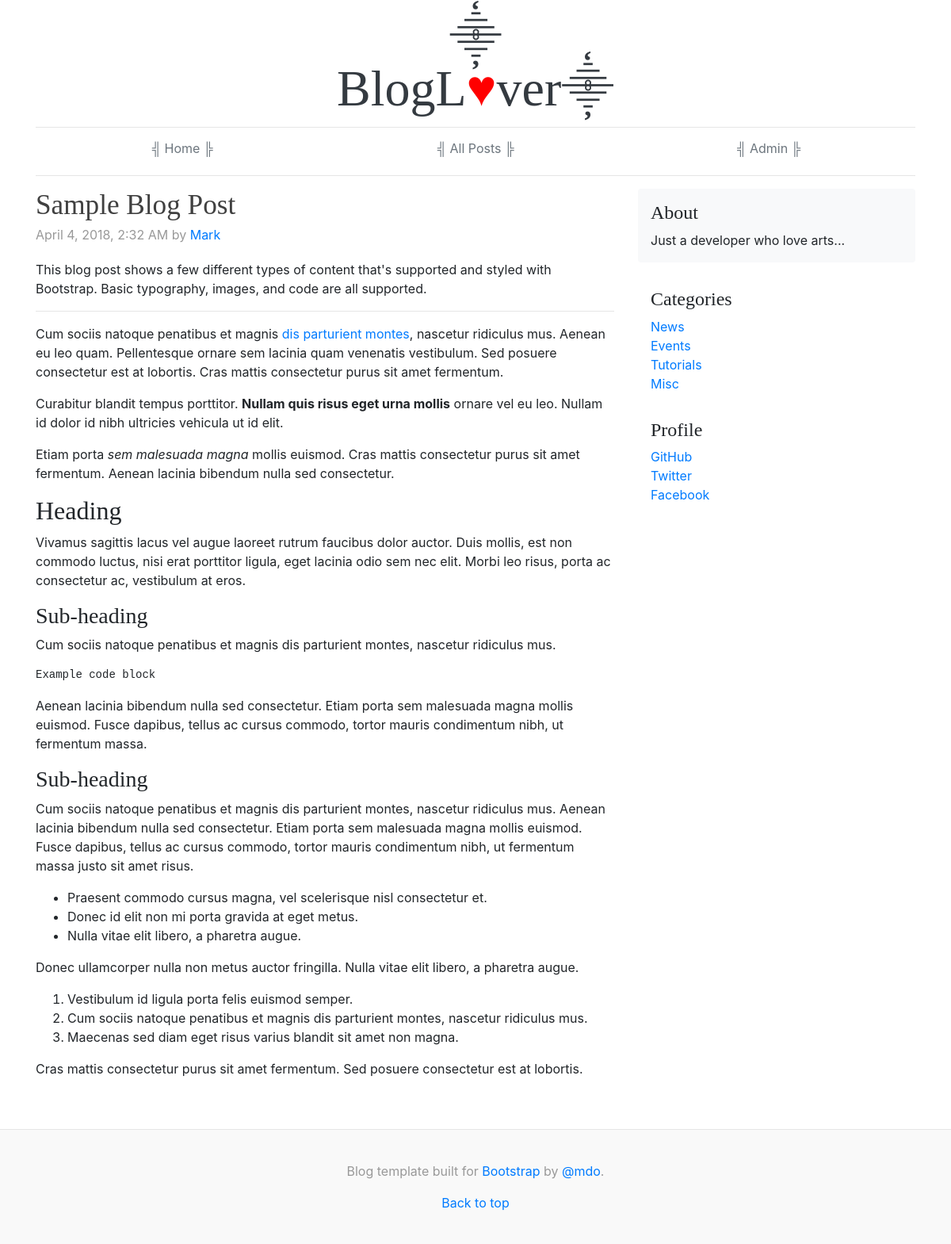
Page /post.php?id=1 on the earlier database version.
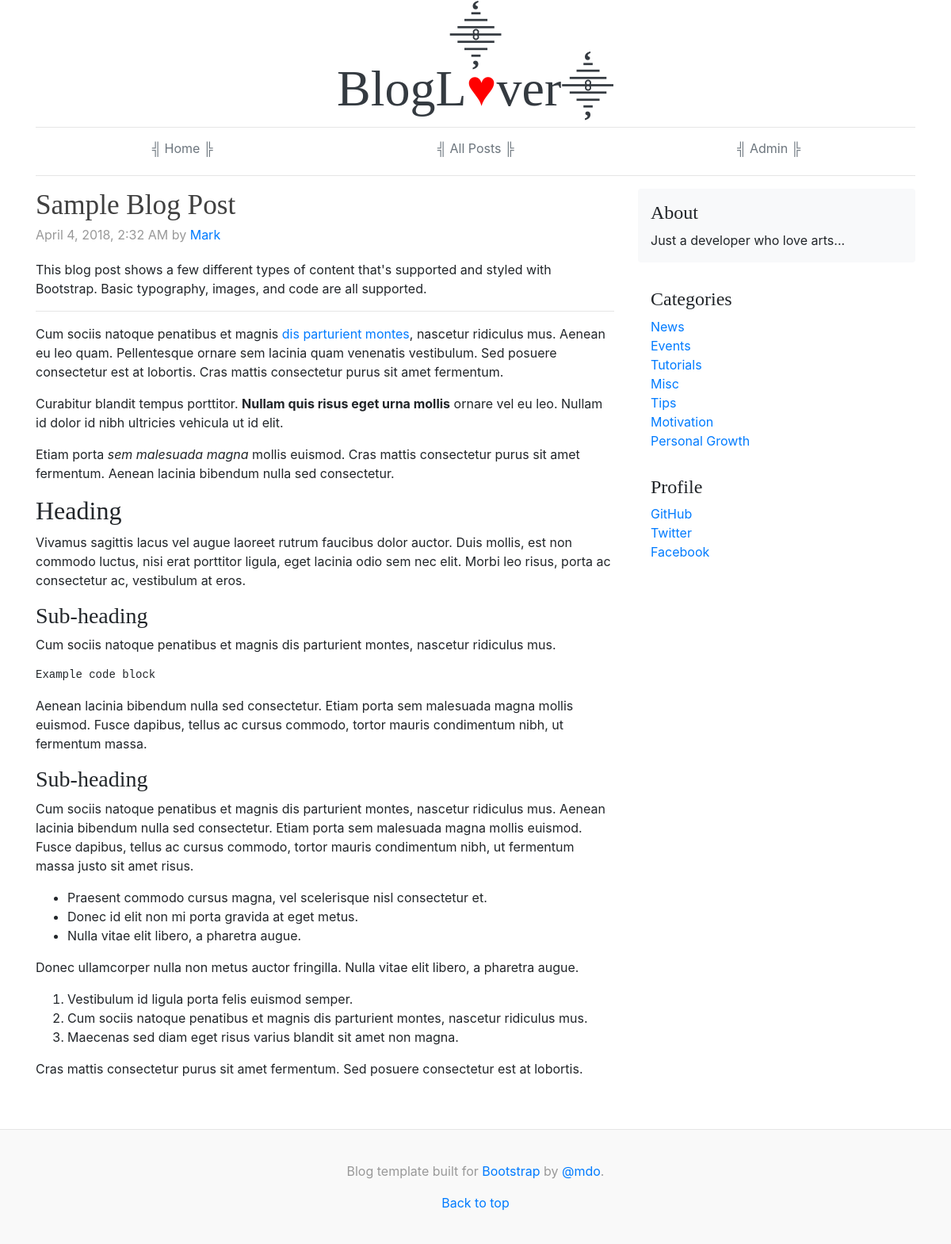
Same page on the later database version.
### tables this page shows
CREATE TABLE `categories` (
  `id` int(11) NOT NULL,
  `name` varchar(255) NOT NULL
);

### libraries/Database.php (called while the page is built, shortened)
<?php
class Database{
    public $host = DB_HOST;
    public $username = DB_USER;
    public $password = DB_PASS;
    public $db_name = DB_NAME;
    public $link;
    private function connect(){
        $this->link = new mysqli($this->host,$this->username,$this->password,$this->db_name);
    }
    public function select($query){
        $result = $this->link->query($query) or die($this->link->error._LINE_);
        if($result->num_rows > 0){
            return $result;
        }else{
            return false;
        }
    }
}

### helpers/format_helper.php (called while the page is built, shortened)
<?php
    function formatDate($date){
        return date('F j, Y, g:i A', strtotime($date));
    }

### config/config.php (called while the page is built, shortened)
<?php
    $about = 'Just a developer who love arts...';

### post.php (the view)
<?php
include 'config/config.php';
include 'libraries/Database.php';
include 'helpers/format_helper.php';
include 'includes/header.php';
?>
<?php
if(isset($_GET['id'])){
    $id = $_GET['id'];
    $db = new Database();
    $query = "Select * from posts where id=$id ";
    $posts = $db->select($query);
    $post = $posts->fetch_assoc();
    $query = "Select * from categories";
    $categories = $db->select($query);
}
?>
    <?php   if($post):   ?>
        <div class="blog-post">
            <h4 class="blog-post-title"><?php echo $post['title']; ?> </h4>
            <p class="blog-post-meta">
                <?php echo formatDate($post['date']); ?> by
                <a href="#">
                    <?php echo $post['author']; ?>
                </a>
            </p>
            <?php echo $post['body']; ?>
        </div>
    <?php   else :   ?>
        <p class="text-center font-italic">There is no post here.<p>
    <?php   endif;   ?>
    <?php
        include 'includes/footer.php';
    ?>

### includes/footer.php (shortened to what this page needs)
</div>
<aside class="col-md-4 blog-sidebar">
    <div class="p-3 mb-3 bg-light rounded">
        <h4 class="custFont">About </h4>
        <p class="mb-0">
            <?php echo $about; ?>
        </p>
    </div>
    <div class="p-3">
        <h4 class="custFont">Categories</h4>
        <ol class="list-unstyled mb-0">
            <?php if($categories) : ?>
                <?php while($row = $categories->fetch_assoc()) : ?>
                    <li><a href="posts.php?category=<?php echo $row['id']; ?>"><?php echo $row['name']; ?> </a></li>
                <?php endwhile; ?>
            <?php endif; ?>
        </ol>
    </div>
    <div class="p-3">
        <h4 class="custFont">Profile</h4>
        <ol class="list-unstyled">
            <li><a href="#">GitHub</a></li>
            <li><a href="#">Twitter</a></li>
            <li><a href="#">Facebook</a></li>
        </ol>
    </div>
</aside>
</div>
</main>
<footer class="blog-footer">
    <p>Blog template built for <a href="https://getbootstrap.com/">Bootstrap</a> by <a href="https://twitter.com/mdo">@mdo</a>.</p>
    <p>
        <a href="#">Back to top</a>
    </p>
</footer>
</body>
</html>

Differences in the rows shown:
added categories: name "Tips"
added categories: name "Motivation"
added categories: name "Personal Growth"
